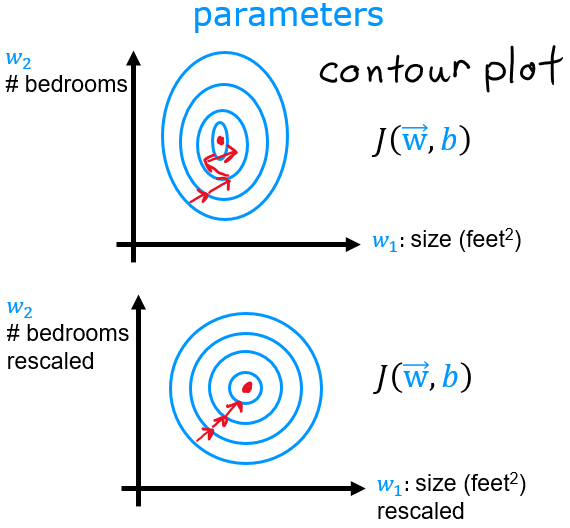
#> input picture C1_W2_Lab06_contours.PNG, 570 x 528 px
$ jupyter execute PIL_Use.ipynb   (shell and % lines are left out)
#> lines starting #> are read from the running program, lines starting #| are printed output that depends on the picture; after the words box and inside, x2 and y2 are one past the last pixel; in counts of white or black regions, pixels touching at a corner belong together
[cell 1]
# 1. Mount Google Drive
from google.colab import drive
drive.mount('/content/drive')

# 2. Change the current working directory to the correct folder
import os

# Use the correct folder path with the exact capitalization and the space
# Python handles spaces in strings just fine when passed to os.chdir
correct_path = '/content/drive/My Drive/Colab Notebooks/ML_C1W2Labs/Files/home/jovyan/work/images'
os.chdir(correct_path)

print(f"Current working directory: {os.getcwd()}")


from PIL import Image
import numpy as np

# Assumes you uploaded 'input_image.png' via the Colab GUI
image_path = 'C1_W2_Lab06_contours.PNG'
img = Image.open(image_path)
#> img is the input picture: PIL image 570x528 RGBA; mean R, G, B, A 238.8, 242.6, 245.8, 255
img_array = np.array(img)

print("Pixel data snippet (top left 5x5 pixels):")
print(img_array[:5, :5, :])
#> (printed output is left out)

[cell 2]
# Install OpenCV in Colab if you haven't already

import cv2
import matplotlib.pyplot as plt

# Your existing code to load the image
image_path = 'C1_W2_Lab06_contours.PNG'
img_bgr = cv2.imread(image_path) # OpenCV reads in BGR format
img_rgb = cv2.cvtColor(img_bgr, cv2.COLOR_BGR2RGB) # Convert to RGB for correct display

# 1. Convert to grayscale (contours require a single-channel binary image)
gray = cv2.cvtColor(img_bgr, cv2.COLOR_BGR2GRAY)
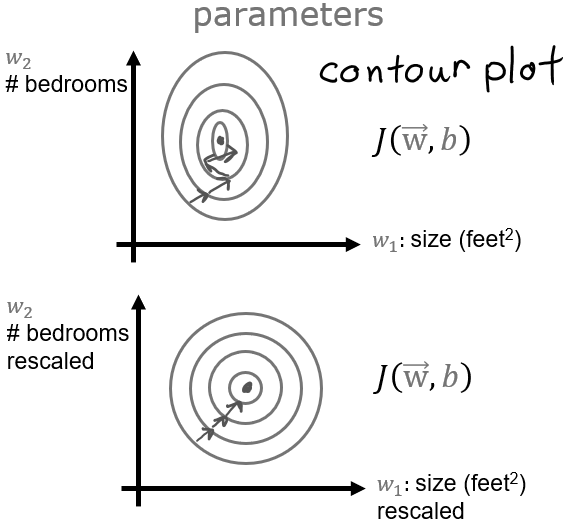
#> gray: shape (528, 570); min 0, max 255, mean 241.8

# 2. Apply thresholding to get a binary image
# The boundary between black and white pixels becomes the contour boundary
ret, thresh = cv2.threshold(gray, 127, 255, cv2.THRESH_BINARY_INV)
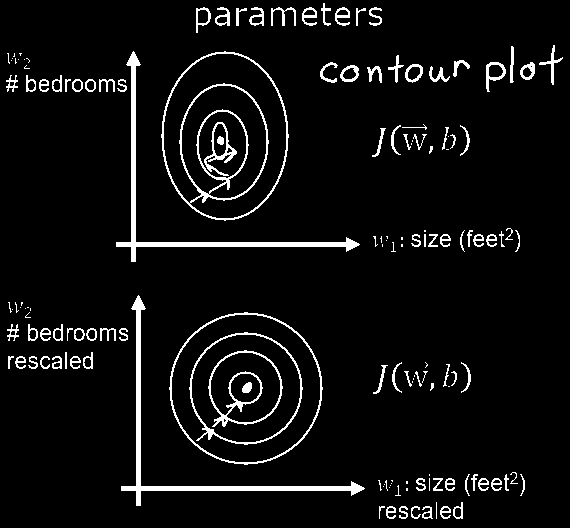
#> thresh: shape (528, 570); 5.7% white; 153 white regions (52 under 20 px)

# 3. Find the contours
# RETR_EXTERNAL retrieves only the outer contours of your two diagrams
contours, hierarchy = cv2.findContours(thresh, cv2.RETR_EXTERNAL, cv2.CHAIN_APPROX_SIMPLE)
#> contours = 148 contours, 74 with area under 20; largest, box (x1, y1, x2, y2) and area: (169, 312, 323, 465) 18054, (161, 51, 289, 221) 16653, (121, 295, 365, 506) 1887, (116, 51, 360, 262) 1887, (486, 62, 506, 92) 308

# 4. Draw the detected contours on the original color image
cv2.drawContours(img_rgb, contours, -1, (0, 255, 0), 2) # Draws in green with thickness 2
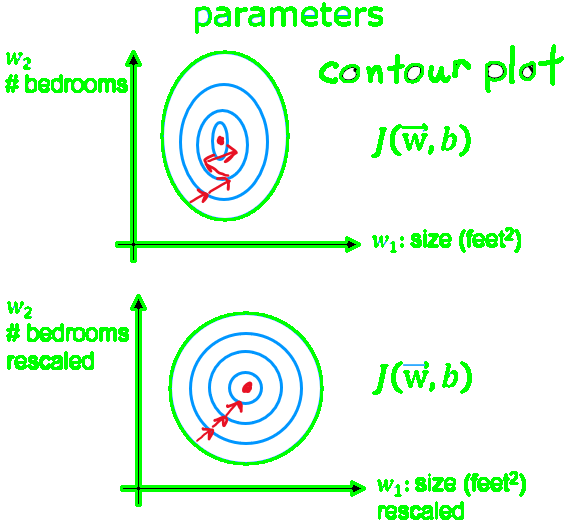
#> img_rgb: shape (528, 570, 3); mean R, G, B 230.9, 251.8, 233.8

# 5. Display the result in Colab
plt.figure(figsize=(10, 10))
plt.imshow(img_rgb)
plt.title(f"Found {len(contours)} contours")
plt.axis('off')
plt.show()

[cell 3]
# Install scikit-image and scipy if you haven't already in your Colab cell

import numpy as np
from PIL import Image
import os
import scipy.ndimage # We use scipy for the specific convolution function

# ... (Your Mount & ChDir code from before) ...
from google.colab import drive
drive.mount('/content/drive')

correct_path = '/content/drive/My Drive/Colab Notebooks/ML_C1W2Labs/Files/home/jovyan/work/images'
os.chdir(correct_path)
print(f"Current working directory: {os.getcwd()}")

image_path = 'C1_W2_Lab06_contours.PNG'
img = Image.open(image_path).convert('L') # Convert to grayscale ('L') for simplicity
img_array = np.array(img)

# --- Create your own custom filter matrix (kernel) ---

# Example 1: A simple sharpening filter
# This matrix emphasizes the difference between a pixel and its neighbors
sharpening_kernel = np.array([
    [ 0, -1,  0],
    [-1,  5, -1],
    [ 0, -1,  0]
])

# Example 2: An edge detection (horizontal Sobel) filter
# This matrix is built into skimage, but here it is manually defined
sobel_x_kernel = np.array([
    [-1, 0, 1],
    [-2, 0, 2],
    [-1, 0, 1]
])

# --- Apply the filter using scipy.ndimage.convolve ---

# Apply the sharpening filter
sharpened_image = scipy.ndimage.convolve(img_array, sharpening_kernel, mode='constant', cval=0.0)
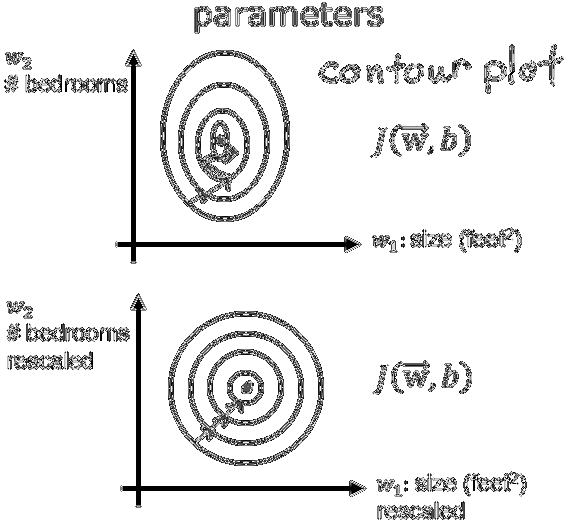
#> sharpened_image: shape (528, 570); min 0, max 255, mean 236.4

# Apply the edge detection filter
edges_image = scipy.ndimage.convolve(img_array, sobel_x_kernel, mode='constant', cval=0.0)
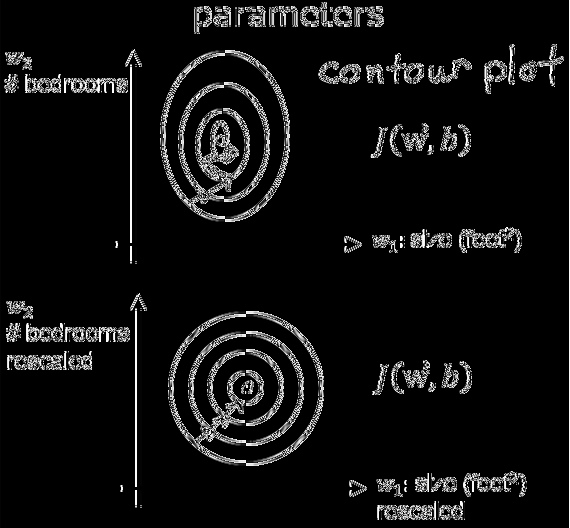
#> edges_image: shape (528, 570); min 0, max 255, mean 15.8

# --- Display results (using matplotlib for visualization) ---
import matplotlib.pyplot as plt

plt.figure(figsize=(15, 5))

plt.subplot(1, 3, 1)
plt.imshow(img_array, cmap='gray')
plt.title("Original Grayscale Image")
plt.axis('off')

plt.subplot(1, 3, 2)
plt.imshow(sharpened_image, cmap='gray')
plt.title("Sharpened Image (Custom Filter)")
plt.axis('off')

plt.subplot(1, 3, 3)
plt.imshow(edges_image, cmap='gray')
plt.title("Edges (Custom Sobel Filter)")
plt.axis('off')

plt.show()
